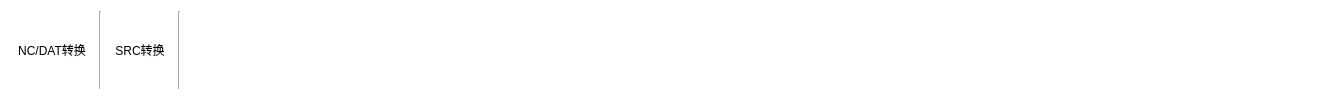
           <widget class="QWidget" name="tab">
            <property name="styleSheet">
             <string notr="true">background-color: rgb(255, 255, 255);</string>
            </property>
            <attribute name="title">
             <string>主页</string>
            </attribute>
            <layout class="QHBoxLayout" name="horizontalLayout_21">
             <item>
              <widget class="QToolButton" name="toolButton_offlineProgramModel">
               <property name="text">
                <string>NC/DAT转换</string>
               </property>
               <property name="icon">
                <iconset resource="OfflineProgramTool.qrc">
                 <normaloff>:/OfflineProgramTool/icons/Code.png</normaloff>:/OfflineProgramTool/icons/Code.png</iconset>
               </property>
               <property name="iconSize">
                <size>
                 <width>32</width>
                 <height>32</height>
                </size>
               </property>
               <property name="toolButtonStyle">
                <enum>Qt::ToolButtonTextUnderIcon</enum>
               </property>
               <property name="autoRaise">
                <bool>true</bool>
               </property>
              </widget>
             </item>
             <item>
              <widget class="Line" name="line_2">
               <property name="orientation">
                <enum>Qt::Vertical</enum>
               </property>
              </widget>
             </item>
             <item>
              <widget class="QToolButton" name="toolButton_other">
               <property name="text">
                <string>SRC转换</string>
               </property>
               <property name="icon">
                <iconset resource="OfflineProgramTool.qrc">
                 <normaloff>:/OfflineProgramTool/icons/Other.png</normaloff>:/OfflineProgramTool/icons/Other.png</iconset>
               </property>
               <property name="iconSize">
                <size>
                 <width>32</width>
                 <height>32</height>
                </size>
               </property>
               <property name="toolButtonStyle">
                <enum>Qt::ToolButtonTextUnderIcon</enum>
               </property>
               <property name="autoRaise">
                <bool>true</bool>
               </property>
              </widget>
             </item>
             <item>
              <widget class="Line" name="line_3">
               <property name="orientation">
                <enum>Qt::Vertical</enum>
               </property>
              </widget>
             </item>
             <item>
              <spacer name="horizontalSpacer_16">
               <property name="orientation">
                <enum>Qt::Horizontal</enum>
               </property>
               <property name="sizeHint" stdset="0">
                <size>
                 <width>1149</width>
                 <height>20</height>
                </size>
               </property>
              </spacer>
             </item>
            </layout>
           </widget>
